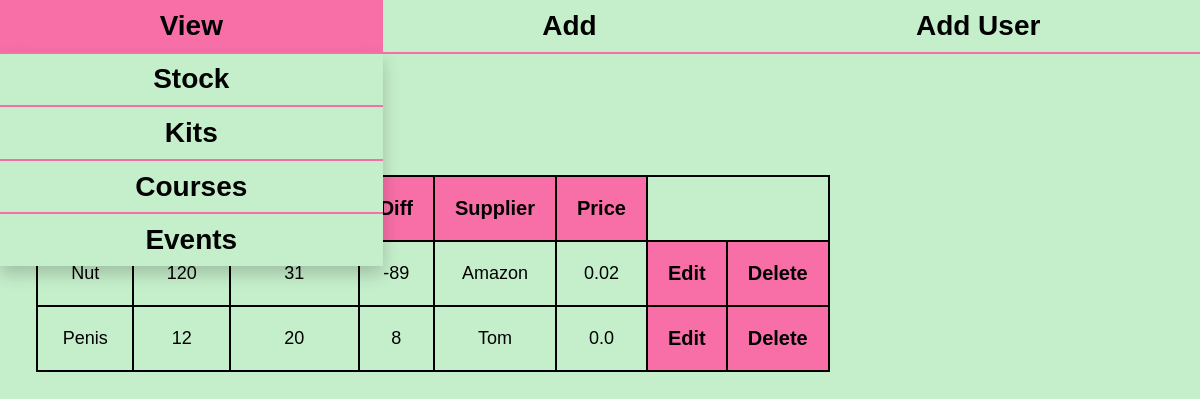
The app's page /view/stock (signed in), older data.
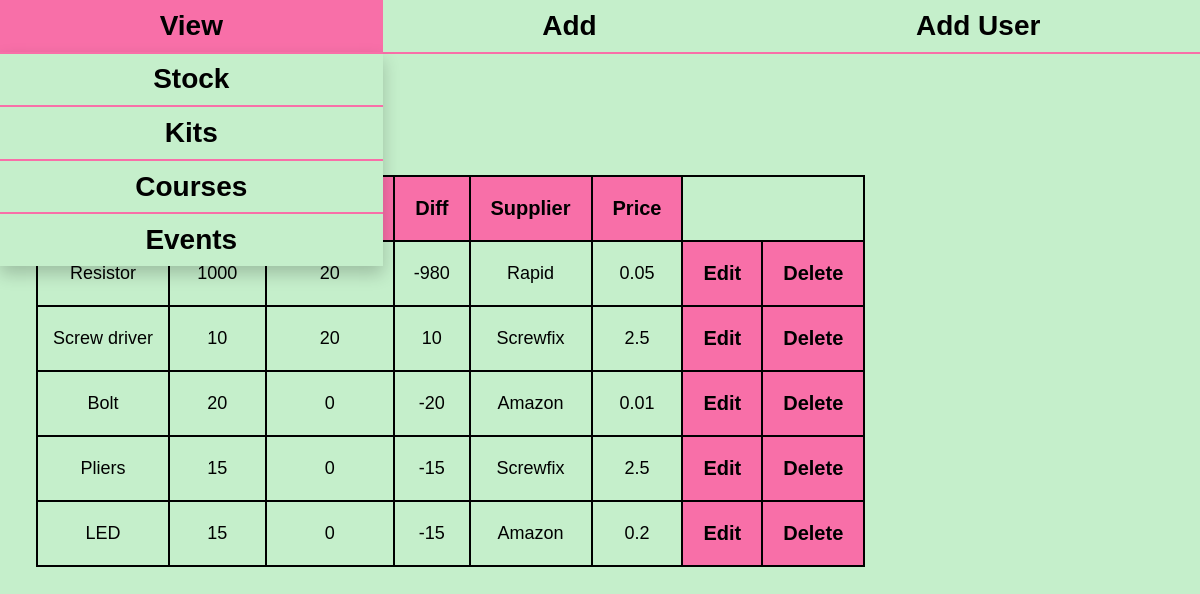
The same page, newer data.
### app/models.py (models this page shows, shortened)
class StockItem(db.Model):
    id = db.Column(db.Integer, primary_key=True)
    name = db.Column(db.String)
    stock = db.Column(db.Integer)
    supplier = db.Column(db.String)
    price = db.Column(db.Double)
    kits = db.relationship('Kit', secondary=itemInKit)
    def data(self):
        required = calculate_required(self)
        return [self.name, self.stock, required, calculate_diff(self, required), self.supplier, self.price]

### app/views.py (the view, shortened to what this page needs)
@app.route('/view/<model_type>', methods=['GET', 'POST'])
@login_required
def courses(model_type):
    try:
        reverse = session['reverse']
    except:
        reverse = False
    try:
        sort_by = session['sort_by']
    except:
        sort_by = None
    if model_type == 'stock':
        sort = SortStockItemForm()
        items = get_stock_items()
    elif model_type == 'kit':
        sort = SortKitsForm()
        items = get_kits()
    elif model_type == 'course':
        sort = SortCoursesForm()
        items = get_courses()
    elif model_type == 'event':
        sort = SortEventsForm()
        items = get_events()
    for a in sort:
        if a.data:
            if a.name == sort_by:
                reverse = not reverse
            session['sort_by'] = a.name
            session['reverse'] = reverse
            return redirect(f'/view/{model_type}')
    else:
        print(sort.errors)
    items = sort.sort(items, sort_by, reverse)
    return render_template('view_model.html',
                           allItems = items,
                           headers=sort,
                           title=model_type,
                           active_page='view')

### app/__init__.py (called while the page is built)
@login_manager.user_loader
def load_user(user_id):
    return models.User.query.get(user_id)

### app/calculate_stock.py (called while the page is built)
def calculate_required(item):
    required = 0
    for kit in item.kits:
        print(kit)
        if kit.course:
            course = db_functions.get_course_with_id(kit.course)
            for event in course.events:
                required += event.numberOfKids
    return required

def calculate_diff(item, required):
    return required - item.stock

### app/db_functions.py (called while the page is built)
def get_stock_items():
    return models.StockItem.query.all()

def get_course_with_id(course_id):
    return models.Course.query.get(course_id)

### app/sort_forms.py (called while the page is built)
    def __iter__(self):
        return iter([self.name, self.stock, self.required, self.diff, self.supplier, self.price])

### app/templates/view_model.html (shortened to what this page needs)
{% extends "base.html" %}
{% block content %}
    <link href="{{ url_for('static', filename='view.css') }}" type="text/css" rel="stylesheet">
    <h1>{{ title }}</h1>
    <table class="items-table">
        <tr>
            <form action="" method="post" name="sort_model">
            {% for header in headers %}
                <td>{{ header }}</td>
            {% endfor %}
            <td colspan="2" class="top_row"></td>
            </form>
        </tr>
        {% for item in allItems %}
            <tr>
            {% for column in item.data() %}
                <td class="text">{{ column }}</td>
            {% endfor %}
            {% if title == "stock" %}
                <td><form method="post"><input class="edit" type=submit name="edit_{{ item.id }}" value="Edit">
            {% endif %}
            <td><form method="post"><input class="delete" type=submit name="delete_{{ item.id }}" value="Delete">
            </tr>
        {% endfor %}
    </table>
{% endblock %}

### app/templates/base.html (shortened to what this page needs)
<!DOCTYPE html>
<html lang="en">
    <head>
        <link href="{{ url_for('static', filename='generic.css') }}" type="text/css" rel="stylesheet">
    </head>
    <body>
        <div class="main-column">
            <nav>
                <div class="dropdown">
                    <a class="{{ 'active' if active_page == 'view' }}" class="dropdown-button" href="">View</a>
                    <div class="dropdown-content">
                        <a href="/view/stock">Stock</a>
                        <a href="/view/kit">Kits</a>
                        <a href="/view/course">Courses</a>
                        <a href="/view/event">Events</a>
                    </div>
                </div>
                <div class="dropdown">
                    <a class="{{ 'active' if active_page == 'add' }}" class="dropdown-button" href="">Add</a>
                </div>
                <a class="{{ 'active' if active_page == 'add_user' }}" href="/add_user">Add User</a>
            </nav>
            <div class="content">
                {% block content %}{% endblock %}
            </div>
        </div>
    </body>
</html>

### app/static/generic.css (style rules this page uses)
:root { --main: #C5EFCB; --main2: #908d8d; --secondary: #000000; --accent-blue: #f86fa8; }
body { margin: 0; font-family: sans-serif; font-size: 18px; background-color: var(--main); padding-bottom: 250px; color: var(--secondary); }
.main-column { display: grid; margin-left: auto; margin-right: auto; background-color: var(--main); margin-top: 0; margin-bottom: 0; position: relative; }
h1 { margin: 20px; margin-left: 1em; }
nav { display: flex; flex-wrap: wrap; z-index: 9; border-bottom: 2px solid var(--accent-blue); }
nav > * { flex-grow: 1; }
nav a { background-color: var(--main); text-decoration: none; color: var(--secondary); text-align: center; padding: 0.35em; font-size: 28px; font-weight: 650; }
.active { background-color: var(--accent-blue) !important; }
.dropdown { display: grid; position: relative; }
.dropdown-content { display: none; position: absolute; top: 100%; background-color: var(--main); box-shadow: 0px 8px 16px 0px rgba(0,0,0,0.2); width: 100%; }
.dropdown-content > a { padding: 0.35em 1em; border-top-style: solid; border-top-width: 2px; border-color: var(--accent-blue); }
.content { padding-left: 2em; padding-right: 2em; }
table { border-collapse: collapse; }
table form { height: 100%; }
table input[type="submit"] { background-color: var(--accent-blue); cursor: pointer; border: none; outline: none; width: 100%; height: 100%; margin: 0; padding: 20px; font-size: 20px; font-weight: 600; color: var(--secondary) }
input[type="submit"] { background-color: var(--accent-blue); color: var(--secondary); cursor: pointer; border: none; outline: none; width: 100px; height: 40px; margin: 0; padding: 0; font-size: 20px; font-weight: 600; }

### app/static/view.css (style rules this page uses)
td, th { border: 2px solid var(--secondary); height: 50px; text-align: center; padding: 0; }
table td { border-left: 2px solid var(--secondary); border-right: 2px solid var(--secondary); }
table .text { padding-left: 15px; padding-right: 15px; }

Row changes from the older to the newer data that the page shows:
removed StockItem: name "Nut", data "120" "31" "-89", supplier "Amazon", price "0.02"
removed StockItem: name "Penis", data "12" "20" "8", supplier "Tom", price "0.0"
added StockItem: name "Resistor", stock "1000", data "20" "-980", supplier "Rapid", price "0.05"
added StockItem: name "Screw driver", data "10" "20" "10", supplier "Screwfix", price "2.5"
added StockItem: name "Bolt", data "20" "0" "-20", supplier "Amazon", price "0.01"
added StockItem: name "Pliers", data "15" "0" "-15", supplier "Screwfix", price "2.5"
added StockItem: name "LED", data "15" "0" "-15", supplier "Amazon", price "0.2"
